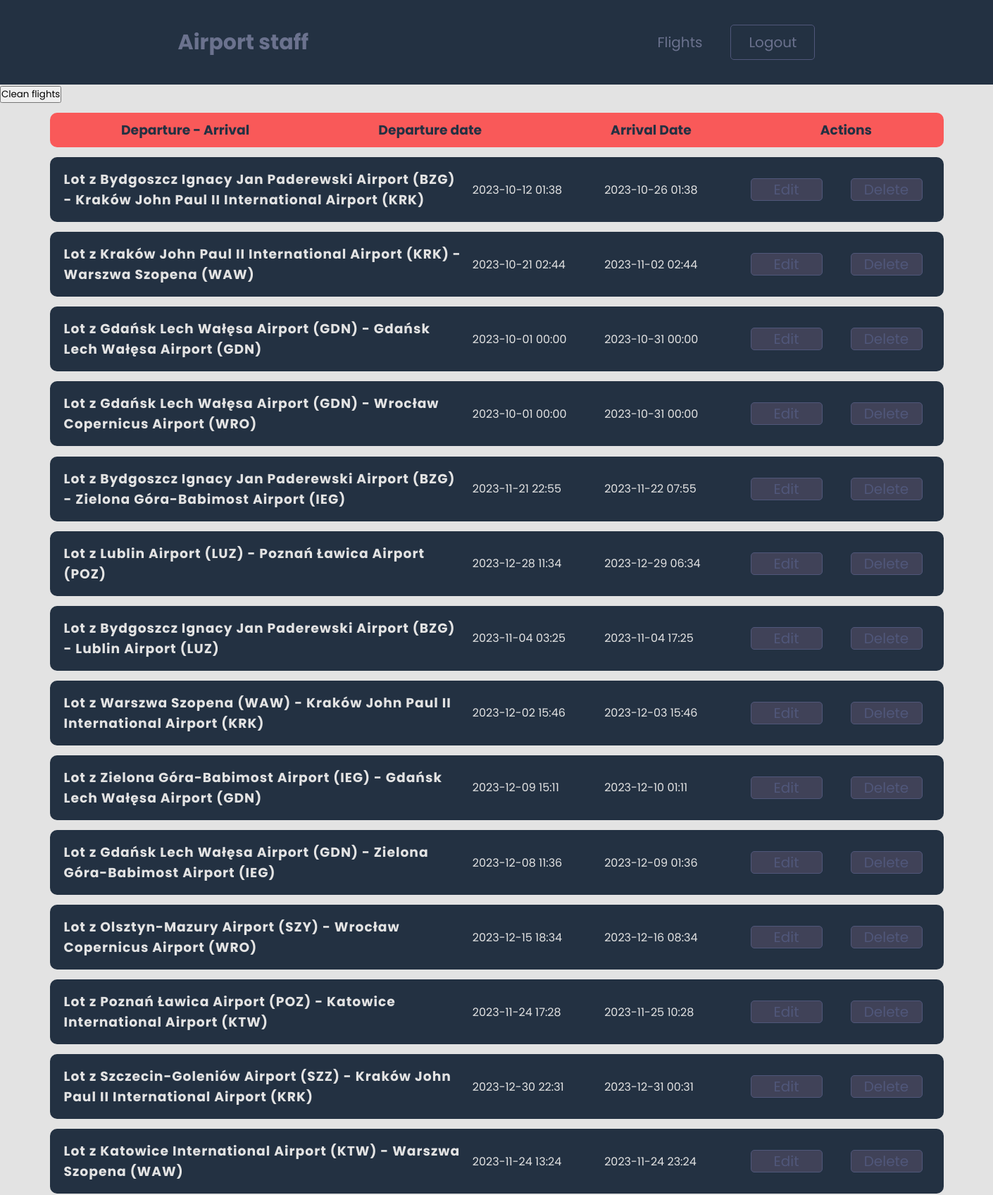
The app's page /staff/flights/ (signed in, upper part) with its own data.
### staff/models.py (models this page shows, shortened)
class Flight(models.Model):
    departure_airport = models.ForeignKey(Airport, on_delete=models.CASCADE, related_name='departures')
    arrival_airport = models.ForeignKey(Airport, on_delete=models.CASCADE, related_name='arrivals')
    departure_date = models.DateTimeField()
    arrival_date = models.DateTimeField()
    class Meta:
        app_label = 'staff'

class Airport(models.Model):
    name = models.CharField(max_length=100)
    airport_code = models.CharField(max_length=3)
    city = models.CharField(max_length=100)
    class Meta:
        app_label = 'staff'

### staff/views.py (the view)
# urls.py: path('flights/', FlightsView.as_view(), name='flights'),
class FlightsView(LoginRequiredMixin, ListView):
    model = Flight
    template_name = 'staff/flights.html'
    context_object_name = 'flights'

### staff/templates/staff/flights.html (shortened to what this page needs)
{% extends "staff/base.html" %}
{% load crispy_forms_tags %}
{% block content %}
<form action="{% url 'staff:clean-flights' %}" method="post">
    <input type="submit" value="Clean flights">
</form>
<div class="info-bar">
    <h3>Departure - Arrival</h3>
    <h3>Departure date</h3>
    <h3>Arrival Date</h3>
    <h3>Actions</h3>
</div>
{% for flight in flights %}
    <li class="element-li">
        <h3 class="element-header">
            Lot z {{ flight.departure_airport.name }} ({{ flight.departure_airport.airport_code }}) - {{ flight.arrival_airport.name }} ({{ flight.arrival_airport.airport_code }})
        </h3>
        <p class="element-time">
            {{ flight.departure_date|date:"Y-m-d H:i" }}
        </p>
        <p class="element-time">
            {{ flight.arrival_date|date:"Y-m-d H:i" }}
        </p>
        <form method="POST" action="{% url 'staff:update_flight' flight.id %}">
            <input type="submit" value="Edit" class="element-edit">
        </form>
        <form method="POST" action="{% url 'staff:delete_flight' flight.id %}">
            <input type="submit" value="Delete" class="element-delete">
        </form>
    </li>
{% endfor %}
{% endblock content %}

### staff/static/staff/style.css (style rules this page uses)
* { margin: 0; padding: 0; box-sizing: border-box; font-family: 'Poppins', sans-serif; }
p { color: black; }
body { background-color: #e3e3e3; }
li.element-li { display: flex; justify-content: space-between; align-items: center; width: 90%; margin: 1% auto; background-color: #474E68; border-radius: 10px; padding: 10px; background-color: #233142; }
.element-header { flex: 1; margin: 0 10px; letter-spacing: 1px; color: #e3e3e3; }
.element-time { flex: 0 0 15%; color: #e3e3e3; }
.element-delete { flex: 0 0 10%; all: unset; cursor: pointer; width: 100px; height: 30px; text-align: center; border: 1px solid #50577A; color: #50577A; font-size: 20px; border-radius: 5px; transition: 0.3s ease-in-out; margin: 20px; background-color: #404258; }
.element-edit { flex: 0 0 10%; all: unset; cursor: pointer; width: 100px; height: 30px; text-align: center; border: 1px solid #50577A; color: #50577A; font-size: 20px; border-radius: 5px; transition: 0.3s ease-in-out; margin: 20px; background-color: #404258; }
.info-bar { display: flex; justify-content: space-around; align-items: center; width: 90%; margin: 1% auto; background-color: #474E68; border-radius: 10px; padding: 10px; background-color: #f95959; color: #233142; }

### records on screen
Flight: departure_airport.name "Bydgoszcz Ignacy Jan Paderewski Airport", departure_airport.airport_code "BZG", arrival_airport.name "Kraków John Paul II International Airport", arrival_airport.airport_code "KRK", departure_date "2023-10-12 01:38", arrival_date "2023-10-26 01:38"
Flight: departure_airport.name "Kraków John Paul II International Airport", departure_airport.airport_code "KRK", arrival_airport.name "Warszwa Szopena", arrival_airport.airport_code "WAW", departure_date "2023-10-21 02:44", arrival_date "2023-11-02 02:44"
Flight: departure_airport.name "Gdańsk Lech Wałęsa Airport", departure_airport.airport_code "GDN", arrival_airport.name "Gdańsk Lech Wałęsa Airport", arrival_airport.airport_code "GDN", departure_date "2023-10-01 00:00", arrival_date "2023-10-31 00:00"
Flight: departure_airport.name "Gdańsk Lech Wałęsa Airport", departure_airport.airport_code "GDN", arrival_airport.name "Wrocław Copernicus Airport", arrival_airport.airport_code "WRO", departure_date "2023-10-01 00:00", arrival_date "2023-10-31 00:00"
Flight: departure_airport.name "Bydgoszcz Ignacy Jan Paderewski Airport", departure_airport.airport_code "BZG", arrival_airport.name "Zielona Góra-Babimost Airport", arrival_airport.airport_code "IEG", departure_date "2023-11-21 22:55", arrival_date "2023-11-22 07:55"
Flight: departure_airport.name "Lublin Airport", departure_airport.airport_code "LUZ", arrival_airport.name "Poznań Ławica Airport", arrival_airport.airport_code "POZ", departure_date "2023-12-28 11:34", arrival_date "2023-12-29 06:34"
Flight: departure_airport.name "Bydgoszcz Ignacy Jan Paderewski Airport", departure_airport.airport_code "BZG", arrival_airport.name "Lublin Airport", arrival_airport.airport_code "LUZ", departure_date "2023-11-04 03:25", arrival_date "2023-11-04 17:25"
Flight: departure_airport.name "Warszwa Szopena", departure_airport.airport_code "WAW", arrival_airport.name "Kraków John Paul II International Airport", arrival_airport.airport_code "KRK", departure_date "2023-12-02 15:46", arrival_date "2023-12-03 15:46"
Flight: departure_airport.name "Zielona Góra-Babimost Airport", departure_airport.airport_code "IEG", arrival_airport.name "Gdańsk Lech Wałęsa Airport", arrival_airport.airport_code "GDN", departure_date "2023-12-09 15:11", arrival_date "2023-12-10 01:11"
Flight: departure_airport.name "Gdańsk Lech Wałęsa Airport", departure_airport.airport_code "GDN", arrival_airport.name "Zielona Góra-Babimost Airport", arrival_airport.airport_code "IEG", departure_date "2023-12-08 11:36", arrival_date "2023-12-09 01:36"
Flight: departure_airport.name "Olsztyn-Mazury Airport", departure_airport.airport_code "SZY", arrival_airport.name "Wrocław Copernicus Airport", arrival_airport.airport_code "WRO", departure_date "2023-12-15 18:34", arrival_date "2023-12-16 08:34"
Flight: departure_airport.name "Poznań Ławica Airport", departure_airport.airport_code "POZ", arrival_airport.name "Katowice International Airport", arrival_airport.airport_code "KTW", departure_date "2023-11-24 17:28", arrival_date "2023-11-25 10:28"
Flight: departure_airport.name "Szczecin-Goleniów Airport", departure_airport.airport_code "SZZ", arrival_airport.name "Kraków John Paul II International Airport", arrival_airport.airport_code "KRK", departure_date "2023-12-30 22:31", arrival_date "2023-12-31 00:31"
Flight: departure_airport.name "Katowice International Airport", departure_airport.airport_code "KTW", arrival_airport.name "Warszwa Szopena", arrival_airport.airport_code "WAW", departure_date "2023-11-24 13:24", arrival_date "2023-11-24 23:24"
